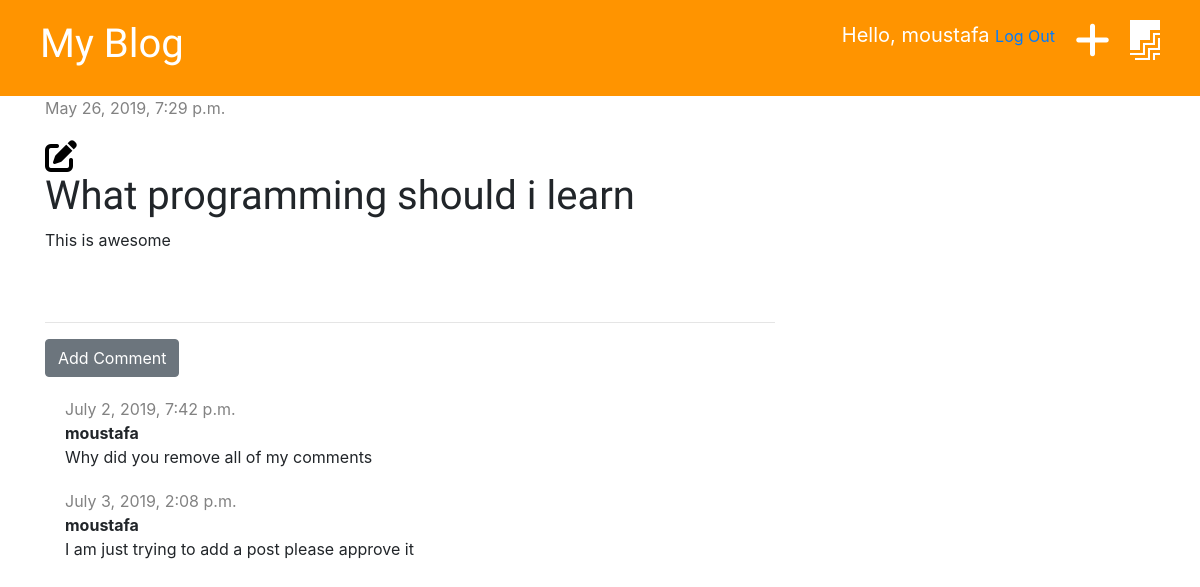
The app's page /post/1/ (signed in) with its own data.
### blog/models.py (models this page shows, shortened)
class Post(models.Model):
    author = models.ForeignKey('auth.User', on_delete= models.CASCADE)
    title = models.CharField(max_length=200)
    text = models.TextField()
    created_date = models.DateTimeField(default=timezone.now)
    published_date = models.DateTimeField(blank=True, null=True)

class Comment(models.Model):
    post = models.ForeignKey('blog.Post', on_delete=models.CASCADE, related_name='comments')
    author = models.CharField(max_length=200)
    created_date = models.DateTimeField(default=timezone.now)
    text = models.TextField()
    approved = models.BooleanField(default=False)

### blog/views.py (the view)
# urls.py: path('post/<int:pk>/', views.post_detail, name='post_detail'),
def post_detail(request, pk):
    posts = get_object_or_404(Post, pk=pk)
    stuff_for_frontend = {'posts': posts }
    return render(request, 'blog/post_detail.html', stuff_for_frontend)

### blog/templates/blog/post_detail.html (shortened to what this page needs)
{% extends 'blog/base.html' %}
{% block content %}
    <div class="post">
        {% if posts.published_date %}
            <div class="date">
                {{ posts.published_date }}
            </div>
        {% else %}
            <a href="{% url 'post_publish' pk=posts.pk %}" class="btn btn-primary">Publish</a>
        {% endif %}
        {% if user.is_authenticated %}
        <a href="{% url 'post_edit' pk=posts.pk %}"><i class="fas fa-edit fa-2x" style="color: black; padding-top:20px;"></i></a>
        {% endif %}
        <h1>{{ posts.title }}</h1>
        <p>{{ posts.text|linebreaksbr }}</p>
    </div>
   <hr>
    <a href="{% url 'add_comment_to_post' pk=posts.pk %}" class="btn btn-secondary">Add Comment</a>
    {% for comment in posts.comments.all %}
        {% if user.is_authenticated or comment.approved %}
        <div class="comment">
            <div class="date">
                {{ comment.created_date }}
            </div>
            <strong>{{ comment.author }}</strong>
            <p>{{ comment.text }}</p>
        </div>
        {% endif %}
    {% empty %}
        <p>No comments yet...</p>
    {% endfor %}
{% endblock %}

### blog/templates/blog/base.html (shortened to what this page needs)
{% load static %}
{% load staticfiles %}
<html lang="en">
<head>
    <link rel="stylesheet" href="{% static 'blog/style.css' %}" type="text/css">
    <link rel="stylesheet" href="https://stackpath.bootstrapcdn.com/bootstrap/4.3.1/css/bootstrap.min.css">
</head>
<body>
    <div class="page-header">
        {% if user.is_authenticated %}
        <a href="{% url 'post_draft_list' %}" class="top-menu"><i class="fab fa-firstdraft fa-2x"></i></a>
        <a href="{% url 'post_new' %}" class="top-menu"><i class="fas fa-plus fa-2x"></i></a>
        <p class="top-menu">Hello, {{ user.username }} <small><a href="{% url 'logout' %}?next=/">Log Out</a></small> </p>
        {% else %}
        <a href="{% url 'login' %}" class="top-menu"><i class="fas fa-sign-in-alt fa-2x"></i></a>
        {% endif %}
        <h1><a href="{% url 'post_list' %}">My Blog</a></h1>
    </div>
    <div class="content container">
        <div class="row">
            <div class="col-md-8">
                {% block content %}
                {% endblock %}
            </div>
        </div>
    </div>
</body>
</html>

### blog/static/blog/style.css (style rules this page uses)
.page-header { background-color: #ff9400; margin-top: 0; padding: 20px 20px 20px 40px; }
.page-header h1, .page-header h1 a { color: #ffffff; font-size: 30pt; text-decoration: none; }
.content, .container { margin-left: 20px; }
h1, h2, h3, h4 { font-family: 'Tangerine', 'Inconsolata', 'Droid Sans', serif; font-size: 48px; }
.date { color: #828282; }
.post { margin-bottom: 70px; }
.top-menu { color: #ffffff; float: right; font-size: 20px; margin-right: 20px; }
.comment { margin: 20px 0px 20px 20px; }

### records on screen
Post: published_date "May 26, 2019, 7:29 p.m.", title "What programming should i learn", text "This is awesome"
Comment: created_date "July 2, 2019, 7:42 p.m.", author "moustafa", text "Why did you remove all of my comments"
Comment: created_date "July 3, 2019, 2:08 p.m.", author "moustafa", text "I am just trying to add a post please approve it"

### other values on screen
{{ user.username }} "moustafa"
